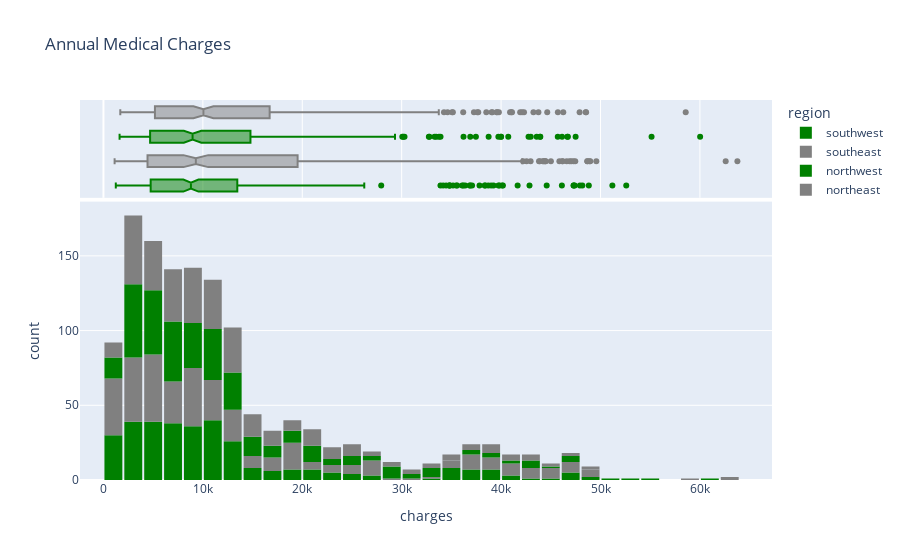

Notebook code cell kept with this figure:
### Code cell
fig = px.histogram(medical_df,
                   x = 'charges',
                   marginal = 'box',
                   color='region',
                   color_discrete_sequence=['green', 'grey'],
                   title =' Annual Medical Charges')
fig.update_layout(bargap=0.1)
fig.show()

### Figure 1 — Plotly figure (JSON) as saved in the notebook; plotly's stock layout.template omitted (floating-point values rounded to 4 significant figures; data arrays with more than 128 entries replaced by an {"elided": "..."} marker saying what was removed)
{"data": [{"bingroup": "x", "hovertemplate": "region=southwest<br>charges=%{x}<br>count=%{y}<extra></extra>", "legendgroup": "southwest", "marker": {"color": "green", "pattern": {"shape": ""}}, "name": "southwest", "orientation": "v", "showlegend": true, "type": "histogram", "x": {"elided": "325 float values"}, "xaxis": "x", "yaxis": "y"}, {"hovertemplate": "region=southwest<br>charges=%{x}<extra></extra>", "legendgroup": "southwest", "marker": {"color": "green"}, "name": "southwest", "notched": true, "showlegend": false, "type": "box", "x": {"elided": "325 float values"}, "xaxis": "x2", "yaxis": "y2"}, {"bingroup": "x", "hovertemplate": "region=southeast<br>charges=%{x}<br>count=%{y}<extra></extra>", "legendgroup": "southeast", "marker": {"color": "grey", "pattern": {"shape": ""}}, "name": "southeast", "orientation": "v", "showlegend": true, "type": "histogram", "x": {"elided": "364 float values"}, "xaxis": "x", "yaxis": "y"}, {"hovertemplate": "region=southeast<br>charges=%{x}<extra></extra>", "legendgroup": "southeast", "marker": {"color": "grey"}, "name": "southeast", "notched": true, "showlegend": false, "type": "box", "x": {"elided": "364 float values"}, "xaxis": "x2", "yaxis": "y2"}, {"bingroup": "x", "hovertemplate": "region=northwest<br>charges=%{x}<br>count=%{y}<extra></extra>", "legendgroup": "northwest", "marker": {"color": "green", "pattern": {"shape": ""}}, "name": "northwest", "orientation": "v", "showlegend": true, "type": "histogram", "x": {"elided": "325 float values"}, "xaxis": "x", "yaxis": "y"}, {"hovertemplate": "region=northwest<br>charges=%{x}<extra></extra>", "legendgroup": "northwest", "marker": {"color": "green"}, "name": "northwest", "notched": true, "showlegend": false, "type": "box", "x": {"elided": "325 float values"}, "xaxis": "x2", "yaxis": "y2"}, {"bingroup": "x", "hovertemplate": "region=northeast<br>charges=%{x}<br>count=%{y}<extra></extra>", "legendgroup": "northeast", "marker": {"color": "grey", "pattern": {"shape": ""}}, "name": "northeast", "orientation": "v", "showlegend": true, "type": "histogram", "x": {"elided": "324 float values"}, "xaxis": "x", "yaxis": "y"}, {"hovertemplate": "region=northeast<br>charges=%{x}<extra></extra>", "legendgroup": "northeast", "marker": {"color": "grey"}, "name": "northeast", "notched": true, "showlegend": false, "type": "box", "x": {"elided": "324 float values"}, "xaxis": "x2", "yaxis": "y2"}], "layout": {"bargap": 0.1, "barmode": "relative", "legend": {"title": {"text": "region"}, "tracegroupgap": 0}, "title": {"text": " Annual Medical Charges"}, "xaxis": {"anchor": "y", "domain": [0, 1], "title": {"text": "charges"}}, "xaxis2": {"anchor": "y2", "domain": [0, 1], "matches": "x", "showgrid": true, "showticklabels": false}, "yaxis": {"anchor": "x", "domain": [0, 0.7326], "title": {"text": "count"}}, "yaxis2": {"anchor": "x2", "domain": [0.7426, 1], "matches": "y2", "showgrid": false, "showline": false, "showticklabels": false, "ticks": ""}}}
